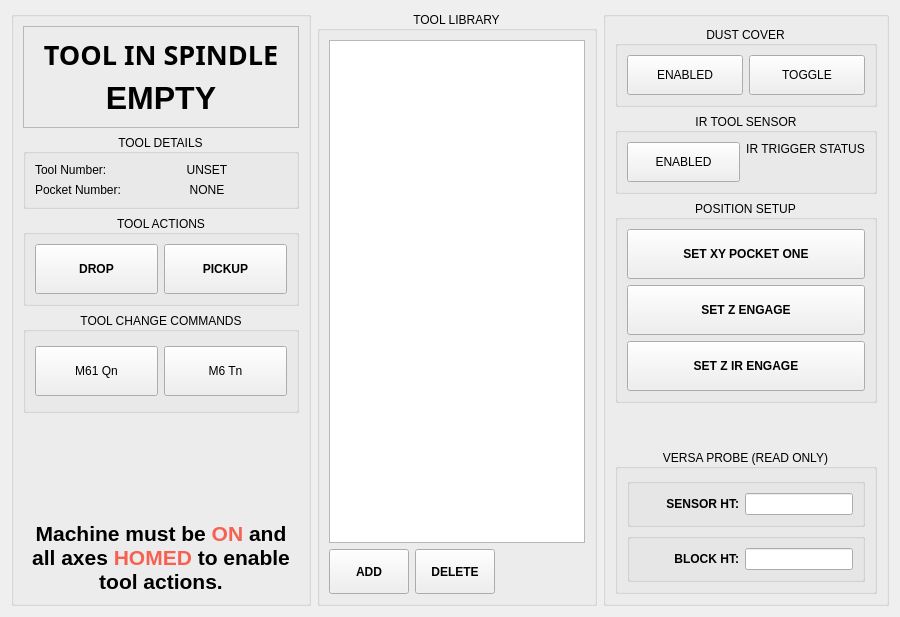
      <widget class="QWidget" name="tabToolChanger">
       <attribute name="title">
        <string>Tool Changer</string>
       </attribute>
       <layout class="QHBoxLayout" name="horizontalLayout">
        <item>
         <widget class="QGroupBox" name="gbToolStatus">
          <property name="sizePolicy">
           <sizepolicy hsizetype="Preferred" vsizetype="Preferred">
            <horstretch>0</horstretch>
            <verstretch>0</verstretch>
           </sizepolicy>
          </property>
          <property name="minimumSize">
           <size>
            <width>260</width>
            <height>0</height>
           </size>
          </property>
          <property name="maximumSize">
           <size>
            <width>300</width>
            <height>16777215</height>
           </size>
          </property>
          <property name="title">
           <string/>
          </property>
          <property name="alignment">
           <set>Qt::AlignCenter</set>
          </property>
          <layout class="QVBoxLayout" name="verticalLayout">
           <item>
            <widget class="QFrame" name="frameCurrentTool">
             <property name="sizePolicy">
              <sizepolicy hsizetype="Preferred" vsizetype="MinimumExpanding">
               <horstretch>0</horstretch>
               <verstretch>0</verstretch>
              </sizepolicy>
             </property>
             <property name="minimumSize">
              <size>
               <width>0</width>
               <height>100</height>
              </size>
             </property>
             <property name="font">
              <font>
               <pointsize>50</pointsize>
              </font>
             </property>
             <property name="frameShape">
              <enum>QFrame::StyledPanel</enum>
             </property>
             <property name="frameShadow">
              <enum>QFrame::Raised</enum>
             </property>
             <layout class="QVBoxLayout" name="verticalLayout_2">
              <item>
               <widget class="QLabel" name="lblToolInSpindle">
                <property name="sizePolicy">
                 <sizepolicy hsizetype="MinimumExpanding" vsizetype="MinimumExpanding">
                  <horstretch>0</horstretch>
                  <verstretch>0</verstretch>
                 </sizepolicy>
                </property>
                <property name="font">
                 <font>
                  <family>Sans Serif</family>
                  <pointsize>20</pointsize>
                  <weight>75</weight>
                  <bold>true</bold>
                 </font>
                </property>
                <property name="text">
                 <string>TOOL IN SPINDLE</string>
                </property>
                <property name="textFormat">
                 <enum>Qt::RichText</enum>
                </property>
                <property name="alignment">
                 <set>Qt::AlignCenter</set>
                </property>
               </widget>
              </item>
              <item>
               <widget class="QLabel" name="lblToolNoL">
                <property name="sizePolicy">
                 <sizepolicy hsizetype="MinimumExpanding" vsizetype="MinimumExpanding">
                  <horstretch>0</horstretch>
                  <verstretch>0</verstretch>
                 </sizepolicy>
                </property>
                <property name="font">
                 <font>
                  <pointsize>24</pointsize>
                  <weight>75</weight>
                  <bold>true</bold>
                 </font>
                </property>
                <property name="text">
                 <string>EMPTY</string>
                </property>
                <property name="textFormat">
                 <enum>Qt::RichText</enum>
                </property>
                <property name="alignment">
                 <set>Qt::AlignCenter</set>
                </property>
               </widget>
              </item>
             </layout>
            </widget>
           </item>
           <item>
            <widget class="QGroupBox" name="gbToolDetails">
             <property name="title">
              <string>TOOL DETAILS</string>
             </property>
             <property name="alignment">
              <set>Qt::AlignCenter</set>
             </property>
             <layout class="QFormLayout" name="formLayout">
              <item row="0" column="0">
               <widget class="QLabel" name="lblToolNumber">
                <property name="text">
                 <string>Tool Number:</string>
                </property>
               </widget>
              </item>
              <item row="0" column="1">
               <widget class="QLabel" name="lblToolNo">
                <property name="minimumSize">
                 <size>
                  <width>90</width>
                  <height>0</height>
                 </size>
                </property>
                <property name="text">
                 <string>UNSET</string>
                </property>
                <property name="alignment">
                 <set>Qt::AlignCenter</set>
                </property>
               </widget>
              </item>
              <item row="1" column="0">
               <widget class="QLabel" name="lblPocketNumber">
                <property name="text">
                 <string>Pocket Number:</string>
                </property>
               </widget>
              </item>
              <item row="1" column="1">
               <widget class="QLabel" name="lblToolPocket">
                <property name="text">
                 <string>NONE</string>
                </property>
                <property name="alignment">
                 <set>Qt::AlignCenter</set>
                </property>
               </widget>
              </item>
             </layout>
            </widget>
           </item>
           <item>
            <widget class="QGroupBox" name="gbToolActions">
             <property name="title">
              <string>TOOL ACTIONS</string>
             </property>
             <property name="alignment">
              <set>Qt::AlignCenter</set>
             </property>
             <layout class="QHBoxLayout" name="horizontalLayout_2">
              <item>
               <widget class="ActionButton" name="btnDropTool">
                <property name="minimumSize">
                 <size>
                  <width>0</width>
                  <height>50</height>
                 </size>
                </property>
                <property name="font">
                 <font>
                  <weight>75</weight>
                  <bold>true</bold>
                 </font>
                </property>
                <property name="text">
                 <string>DROP</string>
                </property>
                <property name="indicator_option" stdset="0">
                 <bool>false</bool>
                </property>
                <property name="shape_option" stdset="0">
                 <number>2</number>
                </property>
               </widget>
              </item>
              <item>
               <widget class="ActionButton" name="btnPickupTool">
                <property name="minimumSize">
                 <size>
                  <width>0</width>
                  <height>50</height>
                 </size>
                </property>
                <property name="font">
                 <font>
                  <weight>75</weight>
                  <bold>true</bold>
                 </font>
                </property>
                <property name="text">
                 <string>PICKUP</string>
                </property>
                <property name="indicator_option" stdset="0">
                 <bool>false</bool>
                </property>
                <property name="shape_option" stdset="0">
                 <number>2</number>
                </property>
               </widget>
              </item>
             </layout>
            </widget>
           </item>
           <item>
            <widget class="QGroupBox" name="gbAdvancedToolCommands">
             <property name="sizePolicy">
              <sizepolicy hsizetype="MinimumExpanding" vsizetype="MinimumExpanding">
               <horstretch>0</horstretch>
               <verstretch>0</verstretch>
              </sizepolicy>
             </property>
             <property name="title">
              <string>TOOL CHANGE COMMANDS</string>
             </property>
             <property name="alignment">
              <set>Qt::AlignCenter</set>
             </property>
             <layout class="QHBoxLayout" name="horizontalLayout_3">
              <item>
               <widget class="ActionButton" name="btnM61">
                <property name="sizePolicy">
                 <sizepolicy hsizetype="Preferred" vsizetype="Fixed">
                  <horstretch>0</horstretch>
                  <verstretch>0</verstretch>
                 </sizepolicy>
                </property>
                <property name="minimumSize">
                 <size>
                  <width>0</width>
                  <height>50</height>
                 </size>
                </property>
                <property name="text">
                 <string>M61 Qn</string>
                </property>
                <property name="indicator_option" stdset="0">
                 <bool>false</bool>
                </property>
                <property name="shape_option" stdset="0">
                 <number>2</number>
                </property>
               </widget>
              </item>
              <item>
               <widget class="ActionButton" name="btnM6tn">
                <property name="sizePolicy">
                 <sizepolicy hsizetype="Preferred" vsizetype="Fixed">
                  <horstretch>0</horstretch>
                  <verstretch>0</verstretch>
                 </sizepolicy>
                </property>
                <property name="minimumSize">
                 <size>
                  <width>0</width>
                  <height>50</height>
                 </size>
                </property>
                <property name="text">
                 <string>M6 Tn</string>
                </property>
                <property name="indicator_option" stdset="0">
                 <bool>false</bool>
                </property>
                <property name="shape_option" stdset="0">
                 <number>2</number>
                </property>
               </widget>
              </item>
             </layout>
            </widget>
           </item>
           <item>
            <spacer name="verticalSpacer">
             <property name="orientation">
              <enum>Qt::Vertical</enum>
             </property>
             <property name="sizeHint" stdset="0">
              <size>
               <width>20</width>
               <height>40</height>
              </size>
             </property>
            </spacer>
           </item>
           <item>
            <widget class="QLabel" name="lblMachineOnNotice">
             <property name="font">
              <font>
               <pointsize>50</pointsize>
               <weight>50</weight>
               <bold>false</bold>
              </font>
             </property>
             <property name="text">
              <string>&lt;html&gt;&lt;head/&gt;&lt;body&gt;&lt;p align=&quot;center&quot;&gt;&lt;span style=&quot; font-size:16pt; font-weight:600;&quot;&gt;Machine must be &lt;/span&gt;&lt;span style=&quot; font-size:16pt; font-weight:600; color:#f66151;&quot;&gt;ON&lt;/span&gt;&lt;span style=&quot; font-size:16pt; font-weight:600;&quot;&gt; and all axes &lt;/span&gt;&lt;span style=&quot; font-size:16pt; font-weight:600; color:#f66151;&quot;&gt;HOMED&lt;/span&gt;&lt;span style=&quot; font-size:16pt; font-weight:600;&quot;&gt; to enable tool actions.&lt;/span&gt;&lt;/p&gt;&lt;/body&gt;&lt;/html&gt;</string>
             </property>
             <property name="wordWrap">
              <bool>true</bool>
             </property>
            </widget>
           </item>
          </layout>
         </widget>
        </item>
        <item>
         <widget class="QGroupBox" name="gbToolLibrary">
          <property name="sizePolicy">
           <sizepolicy hsizetype="Expanding" vsizetype="Preferred">
            <horstretch>1</horstretch>
            <verstretch>0</verstretch>
           </sizepolicy>
          </property>
          <property name="title">
           <string>TOOL LIBRARY</string>
          </property>
          <property name="alignment">
           <set>Qt::AlignCenter</set>
          </property>
          <layout class="QVBoxLayout" name="verticalLayout_3">
           <item>
            <widget class="ToolOffsetView" name="tooloffsetview">
             <property name="sizePolicy">
              <sizepolicy hsizetype="Expanding" vsizetype="Expanding">
               <horstretch>0</horstretch>
               <verstretch>0</verstretch>
              </sizepolicy>
             </property>
            </widget>
           </item>
           <item>
            <layout class="QHBoxLayout" name="horizontalLayout_4">
             <item>
              <widget class="ActionButton" name="btnAdd">
               <property name="sizePolicy">
                <sizepolicy hsizetype="Preferred" vsizetype="Fixed">
                 <horstretch>0</horstretch>
                 <verstretch>0</verstretch>
                </sizepolicy>
               </property>
               <property name="minimumSize">
                <size>
                 <width>60</width>
                 <height>45</height>
                </size>
               </property>
               <property name="font">
                <font>
                 <weight>75</weight>
                 <bold>true</bold>
                </font>
               </property>
               <property name="text">
                <string>ADD</string>
               </property>
               <property name="indicator_option" stdset="0">
                <bool>false</bool>
               </property>
               <property name="shape_option" stdset="0">
                <number>2</number>
               </property>
              </widget>
             </item>
             <item>
              <widget class="ActionButton" name="btnDelete">
               <property name="sizePolicy">
                <sizepolicy hsizetype="Preferred" vsizetype="Fixed">
                 <horstretch>0</horstretch>
                 <verstretch>0</verstretch>
                </sizepolicy>
               </property>
               <property name="minimumSize">
                <size>
                 <width>60</width>
                 <height>45</height>
                </size>
               </property>
               <property name="font">
                <font>
                 <weight>75</weight>
                 <bold>true</bold>
                </font>
               </property>
               <property name="text">
                <string>DELETE</string>
               </property>
               <property name="indicator_option" stdset="0">
                <bool>false</bool>
               </property>
               <property name="shape_option" stdset="0">
                <number>2</number>
               </property>
              </widget>
             </item>
             <item>
              <spacer name="horizontalSpacer">
               <property name="orientation">
                <enum>Qt::Horizontal</enum>
               </property>
               <property name="sizeHint" stdset="0">
                <size>
                 <width>0</width>
                 <height>0</height>
                </size>
               </property>
              </spacer>
             </item>
            </layout>
           </item>
          </layout>
         </widget>
        </item>
        <item>
         <widget class="QGroupBox" name="gbATCSettings">
          <property name="sizePolicy">
           <sizepolicy hsizetype="Preferred" vsizetype="Preferred">
            <horstretch>0</horstretch>
            <verstretch>0</verstretch>
           </sizepolicy>
          </property>
          <property name="minimumSize">
           <size>
            <width>260</width>
            <height>0</height>
           </size>
          </property>
          <property name="maximumSize">
           <size>
            <width>300</width>
            <height>16777215</height>
           </size>
          </property>
          <property name="title">
           <string/>
          </property>
          <property name="alignment">
           <set>Qt::AlignCenter</set>
          </property>
          <layout class="QVBoxLayout" name="verticalLayout_4">
           <item>
            <widget class="QGroupBox" name="gbDustCover">
             <property name="title">
              <string>DUST COVER</string>
             </property>
             <property name="alignment">
              <set>Qt::AlignCenter</set>
             </property>
             <layout class="QHBoxLayout" name="horizontalLayout_5">
              <item>
               <widget class="ActionButton" name="btnCoverEnabled">
                <property name="minimumSize">
                 <size>
                  <width>0</width>
                  <height>40</height>
                 </size>
                </property>
                <property name="text">
                 <string>ENABLED</string>
                </property>
                <property name="checkable">
                 <bool>true</bool>
                </property>
                <property name="indicator_option" stdset="0">
                 <bool>true</bool>
                </property>
               </widget>
              </item>
              <item>
               <widget class="ActionButton" name="btnDustCoverToggle">
                <property name="minimumSize">
                 <size>
                  <width>0</width>
                  <height>40</height>
                 </size>
                </property>
                <property name="text">
                 <string>TOGGLE</string>
                </property>
                <property name="indicator_option" stdset="0">
                 <bool>false</bool>
                </property>
                <property name="shape_option" stdset="0">
                 <number>2</number>
                </property>
               </widget>
              </item>
             </layout>
            </widget>
           </item>
           <item>
            <widget class="QGroupBox" name="gbIRToolSensor">
             <property name="title">
              <string>IR TOOL SENSOR</string>
             </property>
             <property name="alignment">
              <set>Qt::AlignCenter</set>
             </property>
             <layout class="QHBoxLayout" name="horizontalLayout_6">
              <item>
               <widget class="ActionButton" name="btn_ir_enabled">
                <property name="sizePolicy">
                 <sizepolicy hsizetype="MinimumExpanding" vsizetype="Fixed">
                  <horstretch>0</horstretch>
                  <verstretch>0</verstretch>
                 </sizepolicy>
                </property>
                <property name="minimumSize">
                 <size>
                  <width>0</width>
                  <height>40</height>
                 </size>
                </property>
                <property name="text">
                 <string>ENABLED</string>
                </property>
                <property name="checkable">
                 <bool>true</bool>
                </property>
                <property name="indicator_option" stdset="0">
                 <bool>true</bool>
                </property>
               </widget>
              </item>
              <item>
               <layout class="QVBoxLayout" name="verticalLayout_5">
                <item>
                 <widget class="QLabel" name="lblIRTriggerStatus">
                  <property name="text">
                   <string>IR TRIGGER STATUS</string>
                  </property>
                  <property name="alignment">
                   <set>Qt::AlignCenter</set>
                  </property>
                  <property name="wordWrap">
                   <bool>true</bool>
                  </property>
                 </widget>
                </item>
                <item>
                 <layout class="QHBoxLayout" name="horizontalLayout_7">
                  <item>
                   <spacer name="horizontalSpacer_2">
                    <property name="orientation">
                     <enum>Qt::Horizontal</enum>
                    </property>
                    <property name="sizeHint" stdset="0">
                     <size>
                      <width>40</width>
                      <height>20</height>
                     </size>
                    </property>
                   </spacer>
                  </item>
                  <item>
                   <widget class="StateLED" name="ledIRTrigger">
                    <property name="minimumSize">
                     <size>
                      <width>20</width>
                      <height>20</height>
                     </size>
                    </property>
                    <property name="flashing" stdset="0">
                     <bool>false</bool>
                    </property>
                   </widget>
                  </item>
                  <item>
                   <spacer name="horizontalSpacer_3">
                    <property name="orientation">
                     <enum>Qt::Horizontal</enum>
                    </property>
                    <property name="sizeHint" stdset="0">
                     <size>
                      <width>40</width>
                      <height>20</height>
                     </size>
                    </property>
                   </spacer>
                  </item>
                 </layout>
                </item>
               </layout>
              </item>
             </layout>
            </widget>
           </item>
           <item>
            <widget class="QGroupBox" name="gbMacros">
             <property name="title">
              <string>POSITION SETUP</string>
             </property>
             <property name="alignment">
              <set>Qt::AlignCenter</set>
             </property>
             <layout class="QVBoxLayout" name="verticalLayout_6">
              <item>
               <widget class="QPushButton" name="btnSetXYPocketOne">
                <property name="minimumSize">
                 <size>
                  <width>0</width>
                  <height>50</height>
                 </size>
                </property>
                <property name="font">
                 <font>
                  <weight>75</weight>
                  <bold>true</bold>
                 </font>
                </property>
                <property name="text">
                 <string>SET XY POCKET ONE</string>
                </property>
               </widget>
              </item>
              <item>
               <widget class="QPushButton" name="btnSetZEngage">
                <property name="minimumSize">
                 <size>
                  <width>0</width>
                  <height>50</height>
                 </size>
                </property>
                <property name="font">
                 <font>
                  <weight>75</weight>
                  <bold>true</bold>
                 </font>
                </property>
                <property name="text">
                 <string>SET Z ENGAGE</string>
                </property>
               </widget>
              </item>
              <item>
               <widget class="QPushButton" name="btnSetZIREngage">
                <property name="minimumSize">
                 <size>
                  <width>0</width>
                  <height>50</height>
                 </size>
                </property>
                <property name="font">
                 <font>
                  <weight>75</weight>
                  <bold>true</bold>
                 </font>
                </property>
                <property name="text">
                 <string>SET Z IR ENGAGE</string>
                </property>
               </widget>
              </item>
             </layout>
            </widget>
           </item>
           <item>
            <spacer name="verticalSpacer_2">
             <property name="orientation">
              <enum>Qt::Vertical</enum>
             </property>
             <property name="sizeHint" stdset="0">
              <size>
               <width>20</width>
               <height>40</height>
              </size>
             </property>
            </spacer>
           </item>
           <item>
            <widget class="QGroupBox" name="gbVersaProbe">
             <property name="sizePolicy">
              <sizepolicy hsizetype="Preferred" vsizetype="Preferred">
               <horstretch>0</horstretch>
               <verstretch>0</verstretch>
              </sizepolicy>
             </property>
             <property name="minimumSize">
              <size>
               <width>260</width>
               <height>0</height>
              </size>
             </property>
             <property name="maximumSize">
              <size>
               <width>300</width>
               <height>16777215</height>
              </size>
             </property>
             <property name="title">
              <string>VERSA PROBE (READ ONLY)</string>
             </property>
             <property name="alignment">
              <set>Qt::AlignCenter</set>
             </property>
             <layout class="QVBoxLayout" name="verticalLayout_9">
              <item>
               <widget class="QGroupBox" name="gbDustCover_3">
                <property name="title">
                 <string/>
                </property>
                <property name="alignment">
                 <set>Qt::AlignCenter</set>
                </property>
                <layout class="QHBoxLayout" name="horizontalLayout_11">
                 <item>
                  <widget class="QLabel" name="lblNoPockets_3">
                   <property name="minimumSize">
                    <size>
                     <width>100</width>
                     <height>0</height>
                    </size>
                   </property>
                   <property name="font">
                    <font>
                     <weight>75</weight>
                     <bold>true</bold>
                    </font>
                   </property>
                   <property name="text">
                    <string>SENSOR HT:</string>
                   </property>
                   <property name="alignment">
                    <set>Qt::AlignRight|Qt::AlignTrailing|Qt::AlignVCenter</set>
                   </property>
                   <property name="wordWrap">
                    <bool>true</bool>
                   </property>
                  </widget>
                 </item>
                 <item>
                  <widget class="QLineEdit" name="leSensorHT">
                   <property name="alignment">
                    <set>Qt::AlignCenter</set>
                   </property>
                  </widget>
                 </item>
                </layout>
               </widget>
              </item>
              <item>
               <widget class="QGroupBox" name="gbDustCover_2">
                <property name="title">
                 <string/>
                </property>
                <property name="alignment">
                 <set>Qt::AlignCenter</set>
                </property>
                <layout class="QHBoxLayout" name="horizontalLayout_10">
                 <item>
                  <widget class="QLabel" name="lblNoPockets_2">
                   <property name="minimumSize">
                    <size>
                     <width>100</width>
                     <height>0</height>
                    </size>
                   </property>
                   <property name="font">
                    <font>
                     <weight>75</weight>
                     <bold>true</bold>
                    </font>
                   </property>
                   <property name="text">
                    <string>BLOCK HT:</string>
                   </property>
                   <property name="alignment">
                    <set>Qt::AlignRight|Qt::AlignTrailing|Qt::AlignVCenter</set>
                   </property>
                   <property name="wordWrap">
                    <bool>true</bool>
                   </property>
                  </widget>
                 </item>
                 <item>
                  <widget class="QLineEdit" name="leBlockHT">
                   <property name="alignment">
                    <set>Qt::AlignCenter</set>
                   </property>
                  </widget>
                 </item>
                </layout>
               </widget>
              </item>
             </layout>
            </widget>
           </item>
          </layout>
         </widget>
        </item>
       </layout>
      </widget>
